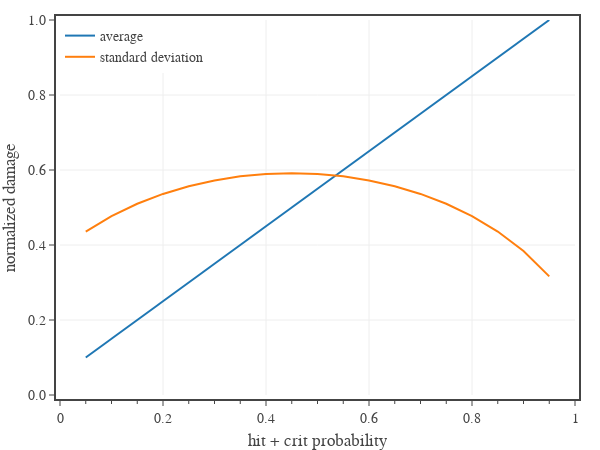

This figure's notebook cell:
### Code cell
# plots normalized average damage and damage sigma for an attack that deals fixed damage on a hit or a crit

# create figure
fig = go.Figure(
    layout=go.Layout(
        template=tfb.FIG_TEMPLATE,
        xaxis=dict(
            title_text='hit + crit probability',
            range=[0, 1],
            tick0=0, dtick=0.2,
            minor=dict(tick0=0, dtick=0.05),
        ),
        yaxis=dict(
            title_text='normalized damage',
            #type='log',
            range=[0, 1],
            #tick0=0, dtick=1,
            #minor=dict(tick0=0, dtick=1),
            tickformat='0.1f',
        ),
        legend=dict(
            xanchor='left', yanchor='top',
            x=0.00, y=1.00,
            orientation='v',
            tracegroupgap=0,
        )
    )
)

def attack_mean(mp, mm, hp, hm, cp, cm):
    return mp*mm + hp*hm + cp*cm

def attack_sigma(mp, mm, ms, hp, hm, hs, cp, cm, cs):
    am = attack_mean(mp, mm, hp, hm, cp, cm)
    return np.sqrt(mp*ms*ms + hp*hs*hs + cp*cs*cs + mp*mm*mm + hp*hm*hm + cp*cm*cm - am*am)

x = np.linspace(0.00, 0.90, 19)

cp = 0.05
dc = 2.0

fig.add_trace(go.Scatter(
    x=x+cp, 
    y=attack_mean(0.95-x, 0, x, 1, cp, dc),
    mode='lines',
    name=f'average',
    hovertemplate=
        'hit + crit %{x:.0%}<br>'+
        'average %{y:.2f}<extra></extra>'
))


fig.add_trace(go.Scatter(
    x=x+cp, 
    y=attack_sigma(0.95-x, 0, 0, x, 1, 0, cp, dc, 0),
    mode='lines',
    name=f'standard deviation',
    hovertemplate=
        'hit + crit %{x:.0%}<br>'+
        'std dev %{y:.2f}<extra></extra>'
))

# show figure
fig.update_layout(width=600, height=450)
fig.show(config=tfb.FIG_CONFIG)

# save figures
if SAVEFIGS:
    fig.update_layout(autosize=True, width=None, height=None)
    tfb.save_fig_html(fig, format='large', name=f'./fig-attack-normalized-damage-fixed-vs-hit-large')
    tfb.save_fig_html(fig, format='small', name=f'./fig-attack-normalized-damage-fixed-vs-hit-small')

### Figure 1 — Plotly figure (JSON) as saved in the notebook; plotly's stock layout.template omitted (floating-point values rounded to 4 significant figures)
{"data": [{"hovertemplate": "hit + crit %{x:.0%}<br>average %{y:.2f}<extra></extra>", "mode": "lines", "name": "average", "type": "scatter", "x": [0.05, 0.1, 0.15, 0.2, 0.25, 0.3, 0.35, 0.4, 0.45, 0.5, 0.55, 0.6, 0.65, 0.7, 0.75, 0.8, 0.85, 0.9, 0.95], "y": [0.1, 0.15, 0.2, 0.25, 0.3, 0.35, 0.4, 0.45, 0.5, 0.55, 0.6, 0.65, 0.7, 0.75, 0.8, 0.85, 0.9, 0.95, 1]}, {"hovertemplate": "hit + crit %{x:.0%}<br>std dev %{y:.2f}<extra></extra>", "mode": "lines", "name": "standard deviation", "type": "scatter", "x": [0.05, 0.1, 0.15, 0.2, 0.25, 0.3, 0.35, 0.4, 0.45, 0.5, 0.55, 0.6, 0.65, 0.7, 0.75, 0.8, 0.85, 0.9, 0.95], "y": [0.4359, 0.477, 0.5099, 0.5362, 0.5568, 0.5723, 0.5831, 0.5895, 0.5916, 0.5895, 0.5831, 0.5723, 0.5568, 0.5362, 0.5099, 0.477, 0.4359, 0.3841, 0.3162]}], "layout": {"height": 450, "legend": {"orientation": "v", "tracegroupgap": 0, "x": 0, "xanchor": "left", "y": 1, "yanchor": "top"}, "width": 600, "xaxis": {"dtick": 0.2, "minor": {"dtick": 0.05, "tick0": 0}, "range": [0, 1], "tick0": 0, "title": {"text": "hit + crit probability"}}, "yaxis": {"range": [0, 1], "tickformat": "0.1f", "title": {"text": "normalized damage"}}}}
